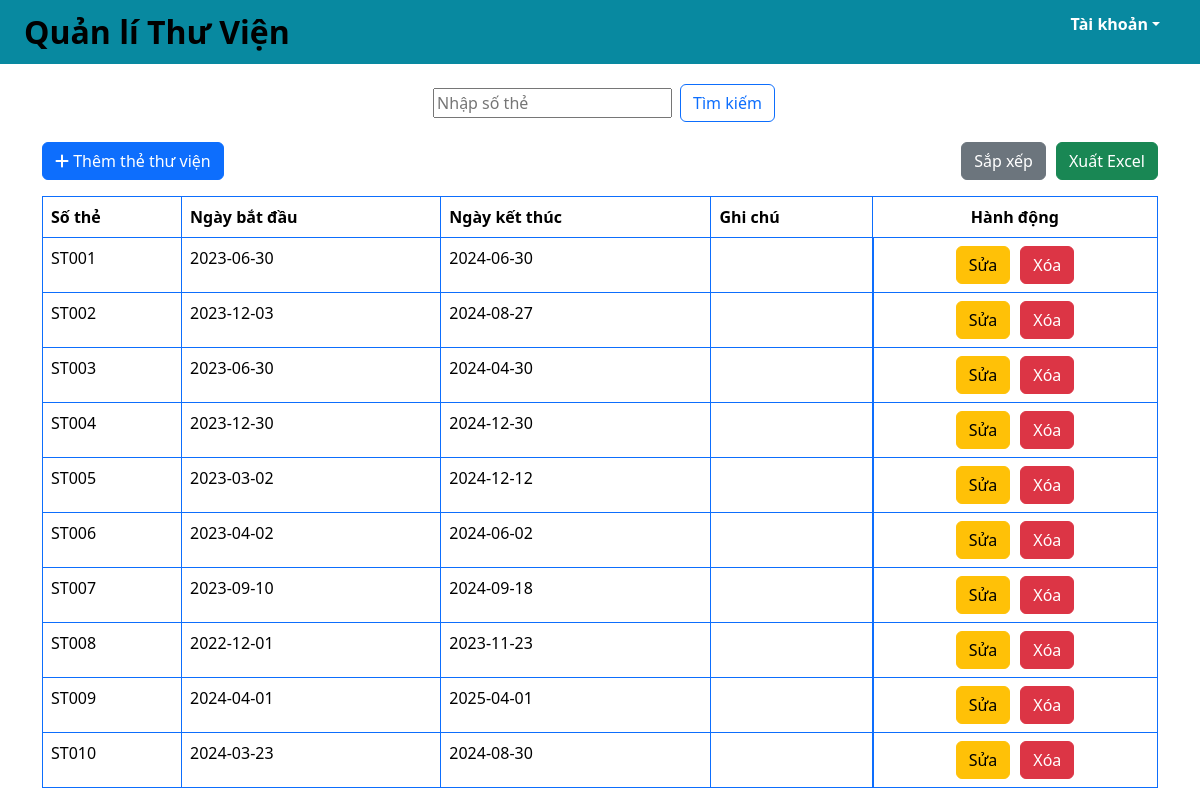
Screenshot of /thethuvien2.php with the database file from the repository.
### tables this page shows
create table theThuVien (
	soThe char(10) not null,
    ngayBD date not null,
    ngayKT date not null,
    ghiChu varchar(255),
    primary key (soThe)
);

### src/functions.php (called while the page is built, shortened)
<?php
function html_escape(string|null $text): string
{
    return htmlspecialchars($text ?? '', ENT_QUOTES, 'UTF-8', false);
}

### public/thethuvien2.php (the view, shortened to what this page needs)
<?php
require_once __DIR__ . '/../src/connect.php';
if ($_SERVER['REQUEST_METHOD'] === 'POST' && isset($_POST['sort'])) {
    $sql = "CALL sapXepTTV()";
    $stmt = $pdo->prepare($sql);
    $stmt->execute();
} else if ($_SERVER['REQUEST_METHOD'] === 'GET' && isset($_GET['keyword'])) {
    $keyword = $_GET['keyword'];
    $sql = "CALL timKiemTTV(?)";
    $stmt = $pdo->prepare($sql);
    $stmt->execute([$keyword]);
} else {
    $sql = "CALL hthiTTV()";
    $stmt = $pdo->prepare($sql);
    $stmt->execute();
}
$rows = $stmt->fetchAll(PDO::FETCH_ASSOC);
include_once __DIR__ . '/../src/partials/header2.php'
?>
<div class="container">
    <div class="row mb-3">
        <div class="col d-flex justify-content-center ">
            <form class="d-flex align-items-center" method="GET" action="/thethuvien2.php" class="w-100">
                <input class="m-2" type="search" placeholder="Nhập số thẻ" aria-label="search" name="keyword"
                    value="<?= isset($_GET['keyword']) ? htmlspecialchars($_GET['keyword']) : '' ?>">
                <button class="btn btn-outline-primary" type="submit">Tìm kiếm</button>
            </form>
        </div>
    </div>
    <div class="row mb-3">
        <div class="col-6">
            <a href="/them_ttv2.php" class="btn btn-primary">
                <i class="fa-solid fa-plus"></i> Thêm thẻ thư viện
            </a>
        </div>
        <div class="col-6 d-flex justify-content-end">
            <form method="post">
                <button class="btn btn-secondary" type="submit" name="sort">
                    Sắp xếp
                </button>
            </form>
            <div style="width: 10px;"></div>
            <form method="post">
                <button class="btn btn-success" type="submit" name="export">
                    Xuất Excel
                </button>
            </form>
        </div>
    </div>
    <div class="row">
        <div class="col">
            <table class="table table-bordered border-primary">
                <thead>
                    <tr>
                        <th>Số thẻ</th>
                        <th>Ngày bắt đầu</th>
                        <th>Ngày kết thúc</th>
                        <th>Ghi chú</th>
                        <th class="text-center">Hành động</th>
                    </tr>
                </thead>
                <tbody>
                    <?php foreach ($rows as $row) : ?>
                    <tr>
                        <td><?= html_escape($row['soThe']) ?></td>
                        <td><?= html_escape($row['ngayBD']) ?></td>
                        <td><?= html_escape($row['ngayKT']) ?></td>
                        <td><?= html_escape($row['ghiChu']) ?></td>
                        <td class="d-flex justify-content-center">
                            <a href="<?= 'sua_ttv2.php?soThe=' . $row['soThe'] ?>" class="btn btn-xs btn-warning mr-1">
                                Sửa</a>
                            <div style="width: 10px;"></div>
                            <form class="form-inline ml-1" action="/xoa_ttv2.php" method="POST">
                                <button id="delete-sach-btn" type="button" class="btn btn-xs btn-danger delete-ttv-btn"
                                    data-toggle="modal" name="delete-ttv" data-target="#delete-confirm">
                                    Xóa
                                </button>
                            </form>
                        </td>
                    </tr>
                    <?php endforeach ?>
                </tbody>
            </table>
        </div>
    </div>
</div>
<?php
include_once __DIR__ . '/../src/partials/footer.php'
?>

### rows the page displays
thethuvien: soThe "ST001", ngayBD "2023-06-30", ngayKT "2024-06-30"
thethuvien: soThe "ST002", ngayBD "2023-12-03", ngayKT "2024-08-27"
thethuvien: soThe "ST003", ngayBD "2023-06-30", ngayKT "2024-04-30"
thethuvien: soThe "ST004", ngayBD "2023-12-30", ngayKT "2024-12-30"
thethuvien: soThe "ST005", ngayBD "2023-03-02", ngayKT "2024-12-12"
thethuvien: soThe "ST006", ngayBD "2023-04-02", ngayKT "2024-06-02"
thethuvien: soThe "ST007", ngayBD "2023-09-10", ngayKT "2024-09-18"
thethuvien: soThe "ST008", ngayBD "2022-12-01", ngayKT "2023-11-23"
thethuvien: soThe "ST009", ngayBD "2024-04-01", ngayKT "2025-04-01"
thethuvien: soThe "ST010", ngayBD "2024-03-23", ngayKT "2024-08-30"
